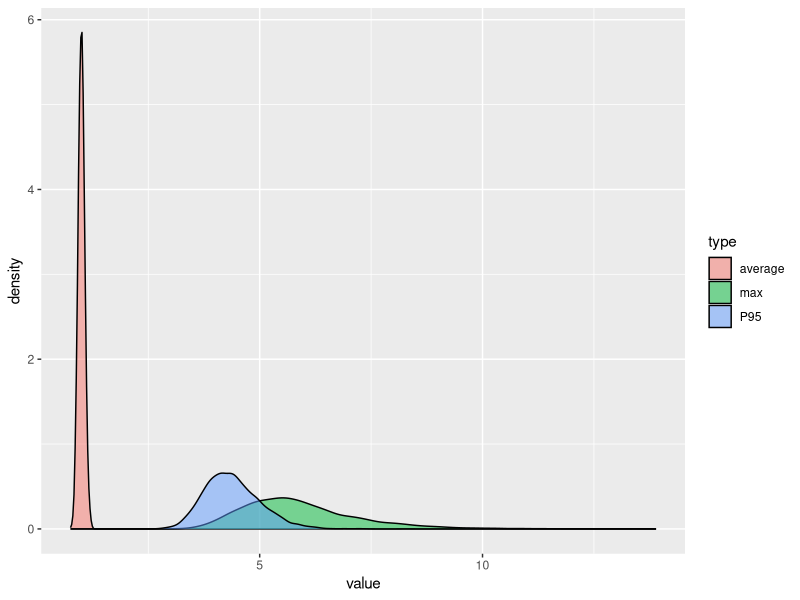
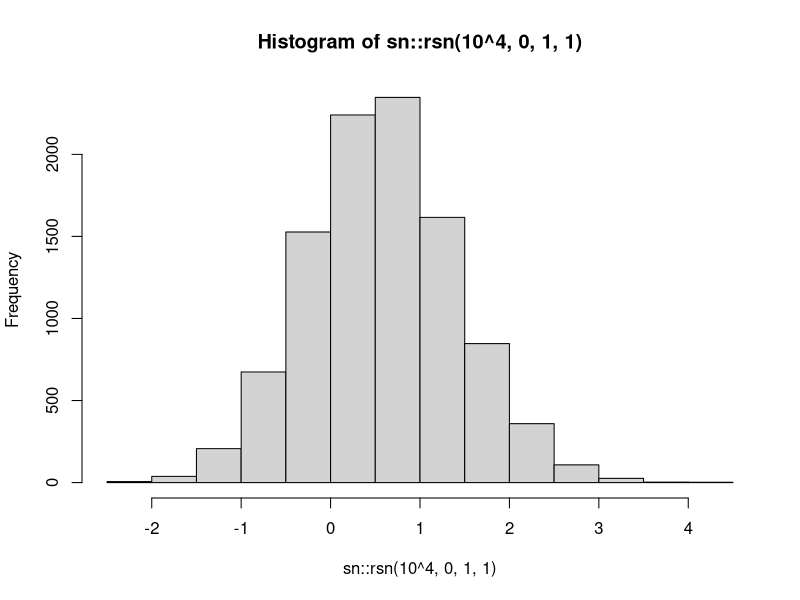

Generate these figures, in order, with R:
library(ggplot2)
library(dplyr)

df <- do.call('rbind',lapply(1:10^4,function(i){
#x = rlnorm(200)
#x = rnorm(200)
x = rexp(200)

data.frame(type=c("average","P95","max"), value=c(mean(x),
quantile(x,probs=0.99),max(x)))
}))

df %>%
  #filter(type!="max") %>%
ggplot(aes(x=value, fill = type)) +
  geom_density(alpha = 0.5)

install.packages("sn")
library(sn)

hist(sn::rsn(10^4,0,1,1))
